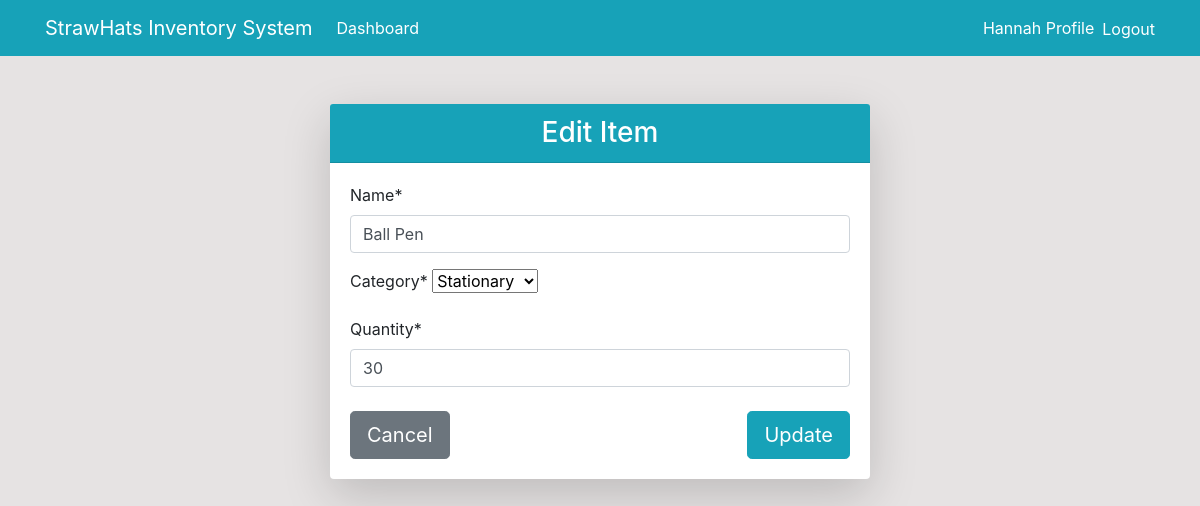
/product/update/1/ (signed in), run on the app's committed database.
### dashboard/models.py (models this page shows, shortened)
class Product(models.Model):
    name = models.CharField(max_length=100, null=True)
    category=models.CharField(max_length=20, choices=CATEGORY, null=True)
    quantity=models.PositiveIntegerField(null=True)
    class Meta:
        verbose_name_plural = 'Product'

### dashboard/views.py (the view)
# urls.py: path('product/update/<int:pk>/', views.product_update, name='dashboard-product-update'),
@login_required
def product_update(request, pk):
    item = Product.objects.get(id=pk)
    if request.method == 'POST':
        form = ProductForm(request.POST, instance=item)
        if form.is_valid():
            form.save()
            return redirect('dashboard-product')
    else:
        form = ProductForm(instance=item)
    context={
        'form': form,
    }
    return render(request, 'dashboard/product_update.html', context)

### dashboard/forms.py
class ProductForm(forms.ModelForm):
    class Meta:
        model = Product
        fields = ['name', 'category', 'quantity']

### templates/dashboard/product_update.html (shortened to what this page needs)
{% extends 'partials/base.html' %}
{% load crispy_forms_tags %}
{% block content %}
<div class="container">
    <div class="row mt-5">
        <div class="col-md-6 offset-md-3">
            <div class="card shadow-lg border-0">
                <div class="card-header bg-info text-white text-center">
                    <h3 class="mb-0">Edit Item</h3>
                </div>
                <div class="card-body">
                    <form method="POST">
                        {{ form|crispy }}
                        <div class="d-flex justify-content-between mt-4">
                            <a href="{% url 'dashboard-product' %}" class="btn btn-secondary btn-lg w-45">
                                Cancel
                            </a>
                            <input class="btn btn-info btn-lg w-45" type="submit" value="Update">
                        </div>
                    </form>
                </div>
            </div>
        </div>
    </div>
</div>
{% endblock %}

### templates/partials/nav.html (shortened to what this page needs)
<nav class="navbar navbar-expand-lg navbar-info bg-info">
    <div class="container">
        <a class="navbar-brand text-white" href="{% url 'dashboard-index' %}">StrawHats Inventory System</a>
        <div class="collapse navbar-collapse" id="navbarSupportedContent">
            {% if user.is_authenticated %}
            <ul class="navbar-nav mr-auto">
                <li class="nav-item d-flex align-items-center">
                    <a class="nav-link text-white" href="{% url 'dashboard-index' %}">Dashboard </a>
                </li>
            </ul>
            <ul class="navbar-nav ml-auto">
                <li class="nav-item d-flex align-items-center">
                    <a class="nav-link text-white" href="{% url 'user-profile' %}">{{ user.username}} Profile </a>
                </li>
                <li class="nav-item d-flex align-items-center">
                    <form method="post" action="{% url 'user-logout' %}" class="d-inline">
                        <button type="submit" class="btn btn-link text-white" style="padding: 0; background: none; border: none; margin: 0;">
                            Logout
                        </button>
                    </form>
                </li>
            </ul>
            {% endif %}
        </div>
    </div>
</nav>

### static/style.css (style rules this page uses)
body { background: rgb(230, 227, 227); }

### data on the page
Product: name "Ball Pen", category "Stationary", quantity "30"

### other printed values
{{ user.username }} "Hannah"
